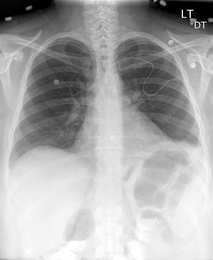
%> input picture circle_detection/in_img/105_IM-0037-1001.jpg, 213 x 260 px, shrunk from 2320 x 2828 before the run; its folder holds 4 pictures in this run
$ octave --eval "circle_detection;"   (GNU Octave 9; MATLAB toolbox functions it lacks are replaced by stand-ins)
%> lines starting %> are read from the running program, lines starting %| are printed output that depends on the picture
function [] = circle_detection()

%find circle using circular Hough transform

%%

clear all, close all;

%input working directory
work_dir = pwd;
img_folder = 'in_img';
img_dir = fullfile(work_dir, img_folder);
img_list = dir(fullfile(img_dir, '*.jpg'));
img_length = length(img_list);

for no = 1 : img_length
    % input image read
    file_name = img_list(no).name;
	[pathstr, name, ext] = fileparts(file_name);
	display(['Processing ' file_name]);
	input_img = fullfile ( img_dir, strcat (name, ext) );
    img = imread(input_img);
%> img is the input picture: size 260x213 uint8; min 0, max 255, mean 170.2

    % find circle position using circular Hough Transform
    [centersBright, radiiBright] = imfindcircles(img,[25 60],'ObjectPolarity','bright', 'EdgeThreshold', 0.02);
%> centersBright = [109.1 120.8]; radiiBright = 29.89


    figure(no), imshow(img);
    hold on;
    %plot circle on original image
    viscircles(centersBright, radiiBright,'EdgeColor','g','LineWidth',1.6);
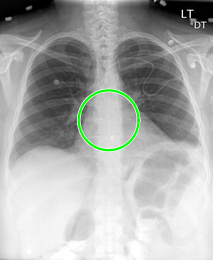
%> figure redrawn from the program's plot data

    %save output
    saveas(gcf,['out_img/' name '.png']);
end
%> pass 2 of the loop in circle_detection, `for no = 1 : img_length`:
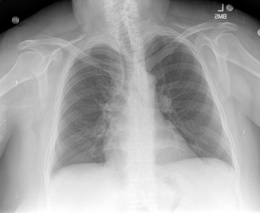
%> input picture circle_detection/in_img/107_IM-0049-1001.jpg, 260 x 213 px, shrunk from 2828 x 2320 before the run
%> in circle_detection, img is the input picture: size 213x260 uint8; min 0, max 255, mean 164.7
%> centersBright = [131.4 110.5]; radiiBright = 28.65
%> in circle_detection, `viscircles(centersBright, radiiBright,'EdgeColor','g','LineWidth',1.6);`:
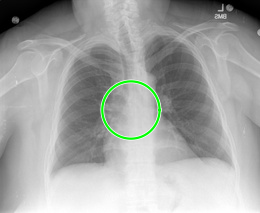
%> figure redrawn from the program's plot data
%> pass 3 of the loop in circle_detection, `for no = 1 : img_length`:
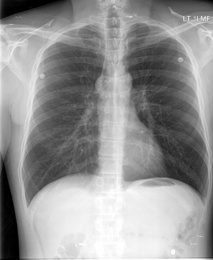
%> input picture circle_detection/in_img/15_IM-0324-1001.jpg, 213 x 260 px, shrunk from 2320 x 2828 before the run
%> in circle_detection, img is the input picture: size 260x213 uint8; min 0, max 255, mean 147.8
%> centersBright = [68.83 222.1; 160.9 223.7]; radiiBright = [39.23; 40.4]
%> in circle_detection, `viscircles(centersBright, radiiBright,'EdgeColor','g','LineWidth',1.6);`:
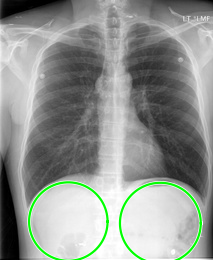
%> figure redrawn from the program's plot data
%> the loop made 4 passes; the first 3 are shown
%> `circle_detection;`:
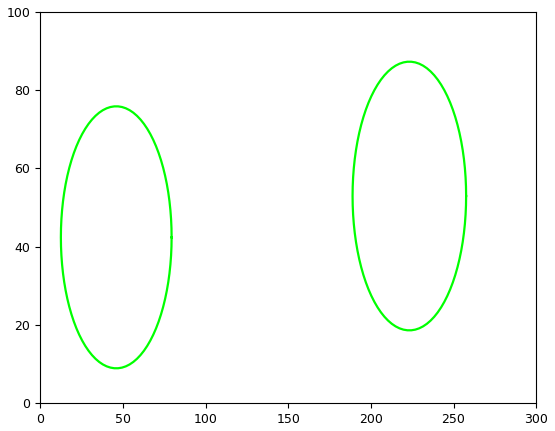
%> figure redrawn from the program's plot data
